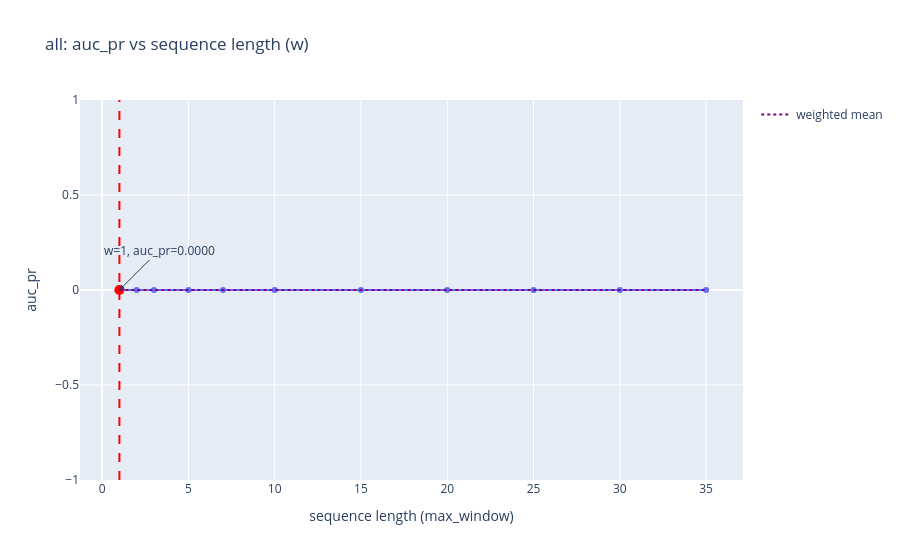
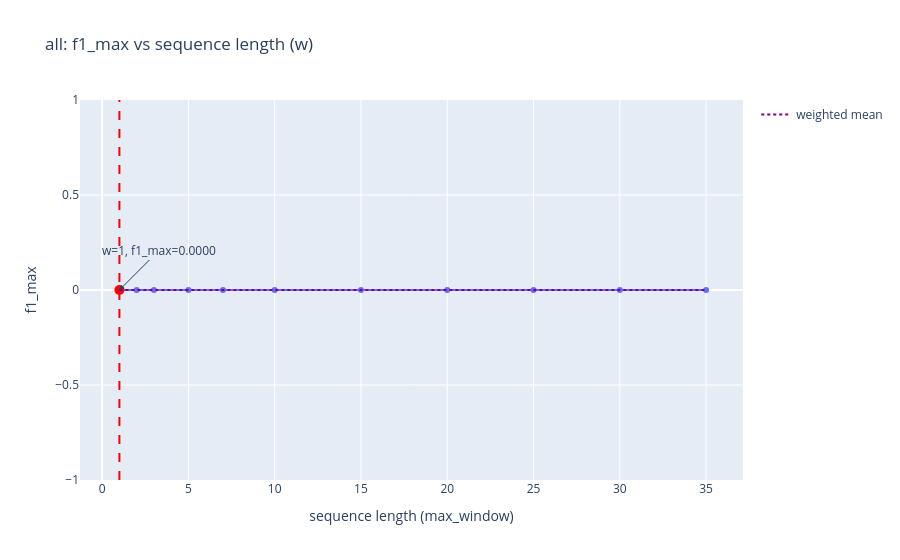
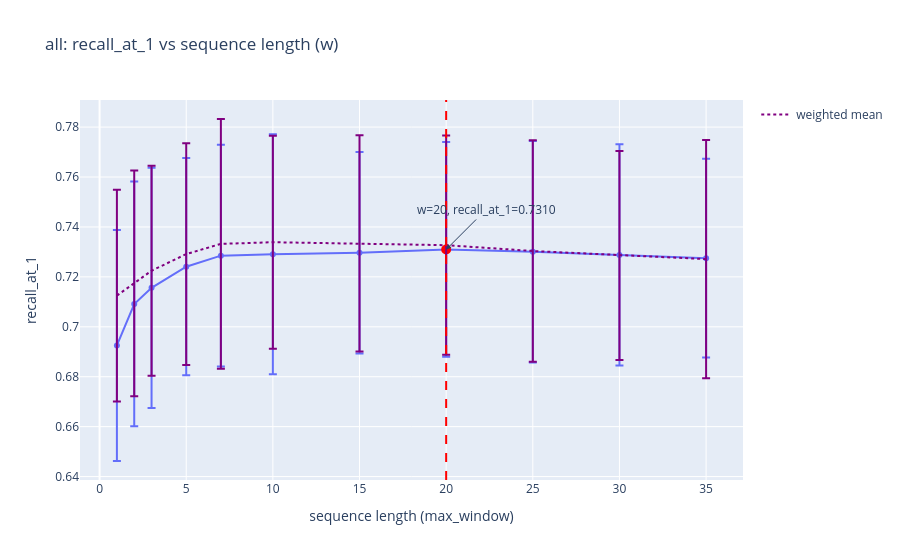
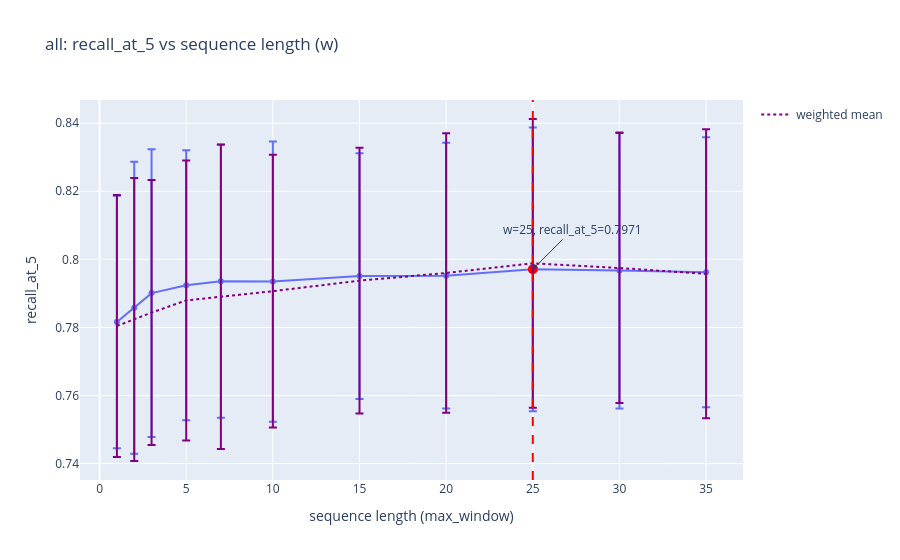

Source (notebook cell) for these figures, in order:
### Markdown cell above
## 6. Quick plot of a saved report

Load `summaryresults.parquet` from a finished experiment and plot metrics.

### Code cell
plot_metrics_from_parquet(
    "/home/kartashov_ga/projects/GSLoc/data/tests/26-05-26/3RScan/Makarov/64xMegaloc/rerank_k_1000_per_frame_k_25/base_seq_report/pose-far-sim/summaryresults.parquet",
    "/home/kartashov_ga/projects/GSLoc/data/tests/26-05-19/3RScan/Megaloc/rerank_k_500_per_frame_k_25/base_seq_report/pose-far-sim/summaryresults.parquet",
    )

### Figure 1 — Plotly figure (JSON) as saved in the notebook; plotly's stock layout.template omitted (floating-point values rounded to 4 significant figures)
{"data": [{"hovertemplate": "w=%{x}<br>auc_pr=%{y}<extra></extra>", "legendgroup": "", "line": {"color": "#636efa", "dash": "solid"}, "marker": {"symbol": "circle"}, "mode": "lines+markers", "name": "", "orientation": "v", "showlegend": false, "type": "scatter", "x": [1, 2, 3, 5, 7, 10, 15, 20, 25, 30, 35], "xaxis": "x", "y": [0.0, 0.0, 0.0, 0.0, 0.0, 0.0, 0.0, 0.0, 0.0, 0.0, 0.0], "yaxis": "y"}, {"marker": {"color": "red", "size": 10}, "mode": "markers", "name": "max", "showlegend": false, "type": "scatter", "x": [1], "y": [0]}, {"line": {"color": "purple", "dash": "dot"}, "mode": "lines", "name": "weighted mean", "showlegend": true, "type": "scatter", "x": [1, 2, 3, 5, 7, 10, 15, 20, 25, 30, 35], "y": [0.0, 0.0, 0.0, 0.0, 0.0, 0.0, 0.0, 0.0, 0.0, 0.0, 0.0]}], "layout": {"annotations": [{"arrowhead": 2, "ax": 40, "ay": -40, "showarrow": true, "text": "w=1, auc_pr=0.0000", "x": 1, "y": 0}], "legend": {"tracegroupgap": 0}, "shapes": [{"line": {"color": "red", "dash": "dash"}, "type": "line", "x0": 1, "x1": 1, "xref": "x", "y0": 0, "y1": 1, "yref": "y domain"}], "title": {"text": "all: auc_pr vs sequence length (w)"}, "xaxis": {"anchor": "y", "domain": [0, 1], "title": {"text": "sequence length (max_window)"}}, "yaxis": {"anchor": "x", "domain": [0, 1], "title": {"text": "auc_pr"}}}}

### Figure 2 — Plotly figure (JSON) as saved in the notebook; plotly's stock layout.template omitted (floating-point values rounded to 4 significant figures)
{"data": [{"hovertemplate": "w=%{x}<br>f1_max=%{y}<extra></extra>", "legendgroup": "", "line": {"color": "#636efa", "dash": "solid"}, "marker": {"symbol": "circle"}, "mode": "lines+markers", "name": "", "orientation": "v", "showlegend": false, "type": "scatter", "x": [1, 2, 3, 5, 7, 10, 15, 20, 25, 30, 35], "xaxis": "x", "y": [0.0, 0.0, 0.0, 0.0, 0.0, 0.0, 0.0, 0.0, 0.0, 0.0, 0.0], "yaxis": "y"}, {"marker": {"color": "red", "size": 10}, "mode": "markers", "name": "max", "showlegend": false, "type": "scatter", "x": [1], "y": [0]}, {"line": {"color": "purple", "dash": "dot"}, "mode": "lines", "name": "weighted mean", "showlegend": true, "type": "scatter", "x": [1, 2, 3, 5, 7, 10, 15, 20, 25, 30, 35], "y": [0.0, 0.0, 0.0, 0.0, 0.0, 0.0, 0.0, 0.0, 0.0, 0.0, 0.0]}], "layout": {"annotations": [{"arrowhead": 2, "ax": 40, "ay": -40, "showarrow": true, "text": "w=1, f1_max=0.0000", "x": 1, "y": 0}], "legend": {"tracegroupgap": 0}, "shapes": [{"line": {"color": "red", "dash": "dash"}, "type": "line", "x0": 1, "x1": 1, "xref": "x", "y0": 0, "y1": 1, "yref": "y domain"}], "title": {"text": "all: f1_max vs sequence length (w)"}, "xaxis": {"anchor": "y", "domain": [0, 1], "title": {"text": "sequence length (max_window)"}}, "yaxis": {"anchor": "x", "domain": [0, 1], "title": {"text": "f1_max"}}}}

### Figure 3 — Plotly figure (JSON) as saved in the notebook; plotly's stock layout.template omitted (floating-point values rounded to 4 significant figures)
{"data": [{"error_y": {"array": [0.04629, 0.04902, 0.0481, 0.04351, 0.04438, 0.04808, 0.04037, 0.04301, 0.04433, 0.0443, 0.03979]}, "hovertemplate": "w=%{x}<br>recall_at_1=%{y}<extra></extra>", "legendgroup": "", "line": {"color": "#636efa", "dash": "solid"}, "marker": {"symbol": "circle"}, "mode": "lines+markers", "name": "", "orientation": "v", "showlegend": false, "type": "scatter", "x": [1, 2, 3, 5, 7, 10, 15, 20, 25, 30, 35], "xaxis": "x", "y": [0.6925, 0.7091, 0.7156, 0.7241, 0.7285, 0.7291, 0.7297, 0.731, 0.7301, 0.7288, 0.7275], "yaxis": "y"}, {"marker": {"color": "red", "size": 10}, "mode": "markers", "name": "max", "showlegend": false, "type": "scatter", "x": [20], "y": [0.731]}, {"error_y": {"array": [0.04241, 0.04525, 0.04208, 0.04439, 0.05003, 0.04269, 0.04333, 0.04392, 0.04433, 0.04187, 0.04773], "type": "data", "visible": true}, "line": {"color": "purple", "dash": "dot"}, "mode": "lines", "name": "weighted mean", "showlegend": true, "type": "scatter", "x": [1, 2, 3, 5, 7, 10, 15, 20, 25, 30, 35], "y": [0.7125, 0.7174, 0.7225, 0.7291, 0.7332, 0.7339, 0.7334, 0.7327, 0.7304, 0.7286, 0.7271]}], "layout": {"annotations": [{"arrowhead": 2, "ax": 40, "ay": -40, "showarrow": true, "text": "w=20, recall_at_1=0.7310", "x": 20, "y": 0.731}], "legend": {"tracegroupgap": 0}, "shapes": [{"line": {"color": "red", "dash": "dash"}, "type": "line", "x0": 20, "x1": 20, "xref": "x", "y0": 0, "y1": 1, "yref": "y domain"}], "title": {"text": "all: recall_at_1 vs sequence length (w)"}, "xaxis": {"anchor": "y", "domain": [0, 1], "title": {"text": "sequence length (max_window)"}}, "yaxis": {"anchor": "x", "domain": [0, 1], "title": {"text": "recall_at_1"}}}}

### Figure 4 — Plotly figure (JSON) as saved in the notebook; plotly's stock layout.template omitted (floating-point values rounded to 4 significant figures)
{"data": [{"error_y": {"array": [0.03708, 0.0429, 0.04228, 0.03967, 0.04008, 0.04119, 0.03611, 0.03904, 0.04169, 0.04058, 0.03964]}, "hovertemplate": "w=%{x}<br>recall_at_5=%{y}<extra></extra>", "legendgroup": "", "line": {"color": "#636efa", "dash": "solid"}, "marker": {"symbol": "circle"}, "mode": "lines+markers", "name": "", "orientation": "v", "showlegend": false, "type": "scatter", "x": [1, 2, 3, 5, 7, 10, 15, 20, 25, 30, 35], "xaxis": "x", "y": [0.7816, 0.7858, 0.7901, 0.7924, 0.7936, 0.7935, 0.7951, 0.7952, 0.7971, 0.7967, 0.7962], "yaxis": "y"}, {"marker": {"color": "red", "size": 10}, "mode": "markers", "name": "max", "showlegend": false, "type": "scatter", "x": [25], "y": [0.7971]}, {"error_y": {"array": [0.03845, 0.04156, 0.03891, 0.04111, 0.04472, 0.04005, 0.03905, 0.04103, 0.04239, 0.03965, 0.04245], "type": "data", "visible": true}, "line": {"color": "purple", "dash": "dot"}, "mode": "lines", "name": "weighted mean", "showlegend": true, "type": "scatter", "x": [1, 2, 3, 5, 7, 10, 15, 20, 25, 30, 35], "y": [0.7804, 0.7823, 0.7844, 0.7879, 0.789, 0.7907, 0.7937, 0.796, 0.7988, 0.7975, 0.7957]}], "layout": {"annotations": [{"arrowhead": 2, "ax": 40, "ay": -40, "showarrow": true, "text": "w=25, recall_at_5=0.7971", "x": 25, "y": 0.7971}], "legend": {"tracegroupgap": 0}, "shapes": [{"line": {"color": "red", "dash": "dash"}, "type": "line", "x0": 25, "x1": 25, "xref": "x", "y0": 0, "y1": 1, "yref": "y domain"}], "title": {"text": "all: recall_at_5 vs sequence length (w)"}, "xaxis": {"anchor": "y", "domain": [0, 1], "title": {"text": "sequence length (max_window)"}}, "yaxis": {"anchor": "x", "domain": [0, 1], "title": {"text": "recall_at_5"}}}}
